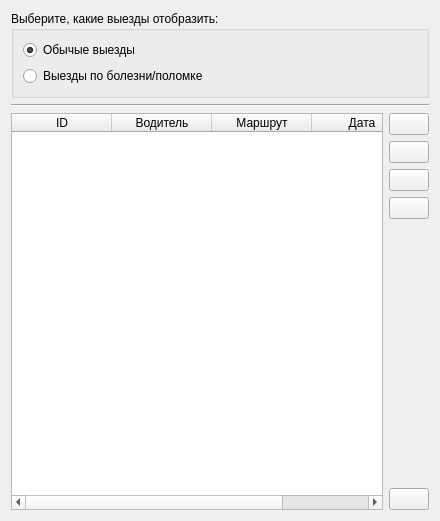
<?xml version="1.0" encoding="UTF-8"?>
<ui version="4.0">
 <class>Form</class>
 <widget class="QWidget" name="Form">
  <property name="geometry">
   <rect>
    <x>0</x>
    <y>0</y>
    <width>440</width>
    <height>521</height>
   </rect>
  </property>
  <property name="windowTitle">
   <string>Form</string>
  </property>
  <property name="windowIcon">
   <iconset>
    <normaloff>icons/1403297645_User.png</normaloff>icons/1403297645_User.png</iconset>
  </property>
  <layout class="QVBoxLayout" name="verticalLayout_4">
   <item>
    <widget class="QGroupBox" name="groupBox">
     <property name="title">
      <string>Выберите, какие выезды отобразить:</string>
     </property>
     <property name="flat">
      <bool>false</bool>
     </property>
     <property name="checkable">
      <bool>false</bool>
     </property>
     <layout class="QVBoxLayout" name="verticalLayout_3">
      <item>
       <layout class="QVBoxLayout" name="verticalLayout_2">
        <item>
         <widget class="QRadioButton" name="usualRadioButton">
          <property name="text">
           <string>Обычые выезды</string>
          </property>
          <property name="checked">
           <bool>true</bool>
          </property>
          <attribute name="buttonGroup">
           <string notr="true">buttonGroup</string>
          </attribute>
         </widget>
        </item>
        <item>
         <widget class="QRadioButton" name="unusualRadioButton">
          <property name="enabled">
           <bool>true</bool>
          </property>
          <property name="text">
           <string>Выезды по болезни/поломке</string>
          </property>
          <property name="checked">
           <bool>false</bool>
          </property>
          <attribute name="buttonGroup">
           <string notr="true">buttonGroup</string>
          </attribute>
         </widget>
        </item>
       </layout>
      </item>
     </layout>
     <zorder></zorder>
    </widget>
   </item>
   <item>
    <widget class="Line" name="line">
     <property name="orientation">
      <enum>Qt::Horizontal</enum>
     </property>
    </widget>
   </item>
   <item>
    <layout class="QHBoxLayout" name="horizontalLayout">
     <item>
      <widget class="QTableWidget" name="runTableWidget">
       <property name="toolTip">
        <string>&lt;html&gt;&lt;head/&gt;&lt;body&gt;&lt;p&gt;Выезды&lt;/p&gt;&lt;/body&gt;&lt;/html&gt;</string>
       </property>
       <attribute name="horizontalHeaderDefaultSectionSize">
        <number>100</number>
       </attribute>
       <attribute name="horizontalHeaderMinimumSectionSize">
        <number>100</number>
       </attribute>
       <column>
        <property name="text">
         <string>ID</string>
        </property>
       </column>
       <column>
        <property name="text">
         <string>Водитель</string>
        </property>
       </column>
       <column>
        <property name="text">
         <string>Маршрут</string>
        </property>
       </column>
       <column>
        <property name="text">
         <string>Дата</string>
        </property>
       </column>
      </widget>
     </item>
     <item>
      <layout class="QVBoxLayout" name="verticalLayout">
       <item>
        <widget class="QPushButton" name="addPushButton">
         <property name="toolTip">
          <string>&lt;html&gt;&lt;head/&gt;&lt;body&gt;&lt;p&gt;Добавить выезд&lt;/p&gt;&lt;/body&gt;&lt;/html&gt;</string>
         </property>
         <property name="text">
          <string/>
         </property>
         <property name="icon">
          <iconset>
           <normaloff>icons/1403292182_Add.png</normaloff>icons/1403292182_Add.png</iconset>
         </property>
        </widget>
       </item>
       <item>
        <widget class="QPushButton" name="deletePushButton">
         <property name="toolTip">
          <string>&lt;html&gt;&lt;head/&gt;&lt;body&gt;&lt;p&gt;Удалить выезд&lt;/p&gt;&lt;/body&gt;&lt;/html&gt;</string>
         </property>
         <property name="text">
          <string/>
         </property>
         <property name="icon">
          <iconset>
           <normaloff>icons/1403362103_Delete.png</normaloff>icons/1403362103_Delete.png</iconset>
         </property>
        </widget>
       </item>
       <item>
        <widget class="QPushButton" name="editPushButton">
         <property name="toolTip">
          <string>&lt;html&gt;&lt;head/&gt;&lt;body&gt;&lt;p&gt;Редактировать выезд&lt;/p&gt;&lt;/body&gt;&lt;/html&gt;</string>
         </property>
         <property name="icon">
          <iconset>
           <normaloff>icons/1403292157_Edit.png</normaloff>icons/1403292157_Edit.png</iconset>
         </property>
        </widget>
       </item>
       <item>
        <widget class="QPushButton" name="refreshPushButton">
         <property name="toolTip">
          <string>&lt;html&gt;&lt;head/&gt;&lt;body&gt;&lt;p&gt;Обновить записи&lt;/p&gt;&lt;/body&gt;&lt;/html&gt;</string>
         </property>
         <property name="text">
          <string/>
         </property>
         <property name="icon">
          <iconset>
           <normaloff>icons/1403548171_Synchronize.png</normaloff>icons/1403548171_Synchronize.png</iconset>
         </property>
        </widget>
       </item>
       <item>
        <spacer name="verticalSpacer">
         <property name="orientation">
          <enum>Qt::Vertical</enum>
         </property>
         <property name="sizeHint" stdset="0">
          <size>
           <width>20</width>
           <height>40</height>
          </size>
         </property>
        </spacer>
       </item>
       <item>
        <widget class="QPushButton" name="exitPushButton">
         <property name="toolTip">
          <string>&lt;html&gt;&lt;head/&gt;&lt;body&gt;&lt;p&gt;Выход&lt;/p&gt;&lt;/body&gt;&lt;/html&gt;</string>
         </property>
         <property name="text">
          <string/>
         </property>
         <property name="icon">
          <iconset>
           <normaloff>icons/1403292146_Log Out.png</normaloff>icons/1403292146_Log Out.png</iconset>
         </property>
        </widget>
       </item>
      </layout>
     </item>
    </layout>
   </item>
  </layout>
 </widget>
 <resources/>
 <connections/>
 <buttongroups>
  <buttongroup name="buttonGroup"/>
 </buttongroups>
</ui>
